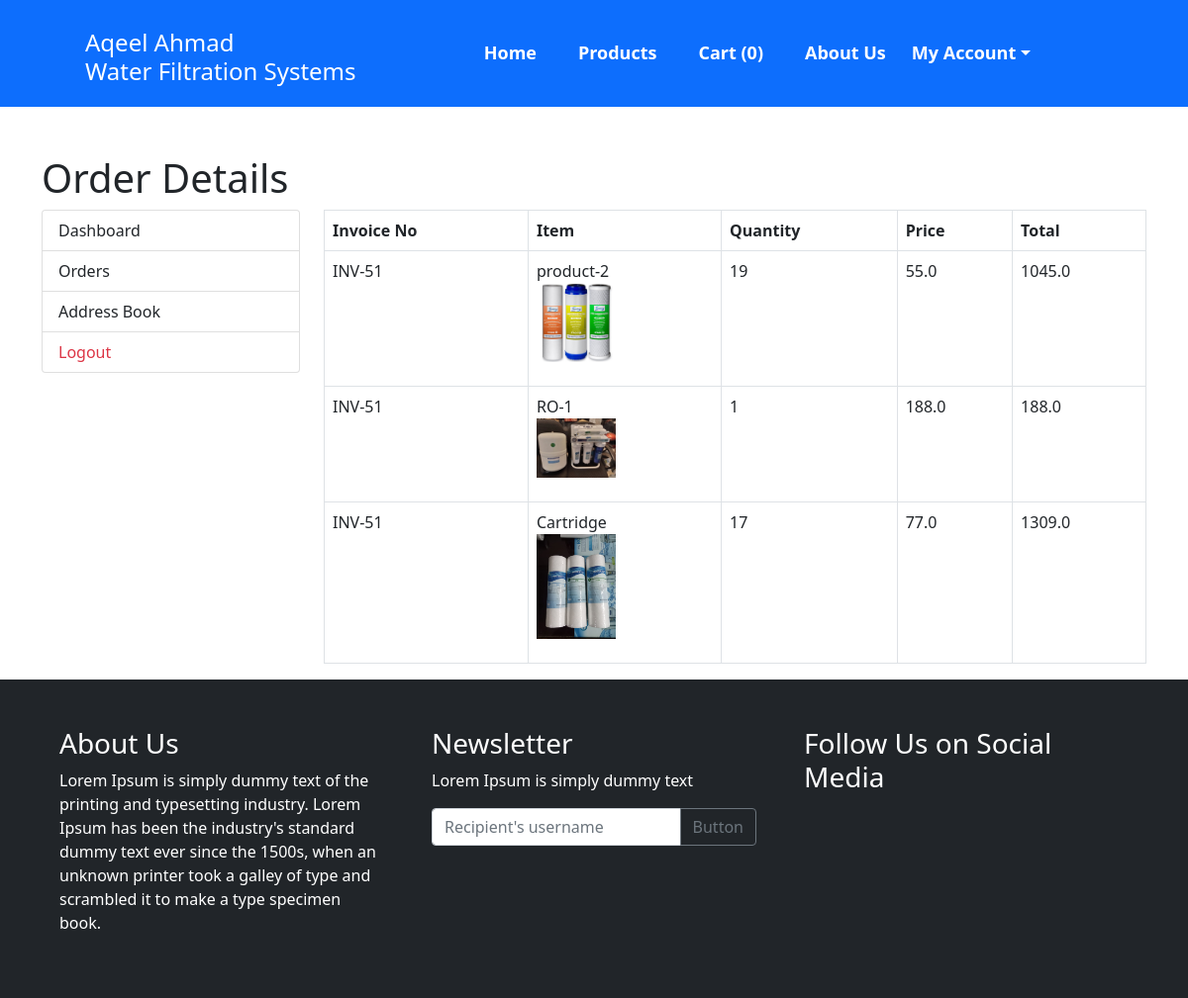
Screenshot of /my-order-items/51 with the database file from the repository.
### main/models.py (models this page shows, shortened)
class CartOrderItems(models.Model):
    order = models.ForeignKey(CartOrder,on_delete=models.CASCADE)
    invoice_no = models.CharField(max_length=150)
    item = models.CharField(max_length=150)
    image = models.CharField(max_length=200)
    quantity = models.IntegerField()
    price = models.FloatField()
    total = models.FloatField()
    class Meta:
        verbose_name_plural = '5. Order Items'

### main/views.py (the view)
# urls.py: path('my-order-items/<int:id>',views.my_order_items, name='my-order-items'),
def my_order_items(request,id):
     order=CartOrder.objects.get(pk=id)
     orderItems=CartOrderItems.objects.filter(order=order).order_by("-id")
     return render(request,"user/order-items.html",{"orderItems":orderItems})

### main/template_context.py (called while the page is built)
def get_filters(request):
    cats= Product.objects.distinct().values('product_category__category_name','product_category__id')
    minMaxPrice = Product.objects.aggregate(Min('price'),Max('price'))
    data = {
        'cats':cats,
        'minMaxPrice' : minMaxPrice,
    }
    return data

### main/templates/user/order-items.html (shortened to what this page needs)
{% extends 'base.html' %}
{% load static %}
{% block content %}
<main class="container mt-5">
	<h1>Order Details</h1>
	<div class="row">
		<div class="col-md-3">
			{% include 'user/user-sidebar.html' %}
		</div>
		<div class="col-md-9">
            <div class="table-responsive">
                <table class="table table-bordered">
                    <thead>
                        <tr>
                            <th>Invoice No</th>
                            <th>Item</th>
                            <th>Quantity</th>
                            <th>Price</th>
                            <th>Total</th>
                        </tr>
                    </thead>
                    <tbody>
                        {% for item in orderItems %}
                        <tr>
                            <td>{{item.invoice_no}}</td>
                            <td>
                                {{item.item}}
                                <p><img src="/media/{{item.image}}" width="80" /></p>
                            </td>
                            <td>{{item.quantity}}</td>
                            <td>{{item.price}}</td>
                            <td>{{item.total}}</td>
                        </tr>
                        {% endfor %}
                    </tbody>
                </table>
            </div>
		</div>
    </div>
</main>
{% endblock %}

### rows the page displays
CartOrderItems: invoice_no "INV-51", item "product-2", image (picture), quantity "19", price "55.0", total "1045.0"
CartOrderItems: invoice_no "INV-51", item "RO-1", image (picture), quantity "1", price "188.0", total "188.0"
CartOrderItems: invoice_no "INV-51", item "Cartridge", image (picture), quantity "17", price "77.0", total "1309.0"

### other values shown
{{ request.session.cartData|length }} "0"
